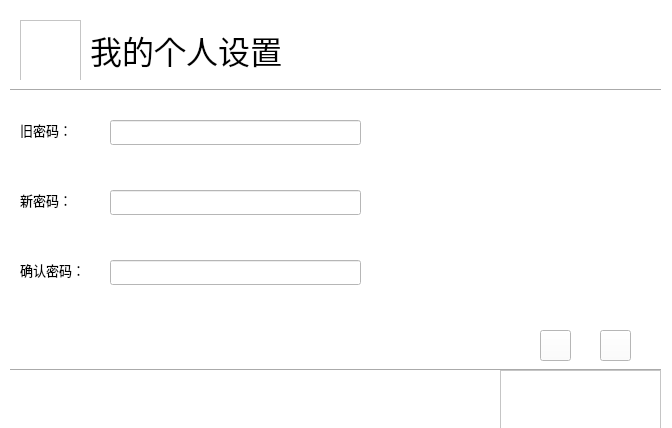
<?xml version="1.0" encoding="UTF-8"?>
<ui version="4.0">
 <class>ModifyPswd</class>
 <widget class="QWidget" name="ModifyPswd">
  <property name="geometry">
   <rect>
    <x>0</x>
    <y>0</y>
    <width>672</width>
    <height>428</height>
   </rect>
  </property>
  <property name="minimumSize">
   <size>
    <width>672</width>
    <height>428</height>
   </size>
  </property>
  <property name="maximumSize">
   <size>
    <width>672</width>
    <height>428</height>
   </size>
  </property>
  <property name="windowTitle">
   <string>修改密码</string>
  </property>
  <property name="styleSheet">
   <string notr="true">background-color: rgb(255, 255, 255);</string>
  </property>
  <widget class="QGraphicsView" name="graphicsView">
   <property name="geometry">
    <rect>
     <x>20</x>
     <y>20</y>
     <width>61</width>
     <height>61</height>
    </rect>
   </property>
   <property name="minimumSize">
    <size>
     <width>61</width>
     <height>61</height>
    </size>
   </property>
   <property name="maximumSize">
    <size>
     <width>61</width>
     <height>61</height>
    </size>
   </property>
   <property name="styleSheet">
    <string notr="true">border-image:url(:/pic/Settings_1366px_1181299_easyicon.net.png)</string>
   </property>
  </widget>
  <widget class="QLabel" name="label">
   <property name="geometry">
    <rect>
     <x>90</x>
     <y>20</y>
     <width>251</width>
     <height>61</height>
    </rect>
   </property>
   <property name="minimumSize">
    <size>
     <width>251</width>
     <height>61</height>
    </size>
   </property>
   <property name="maximumSize">
    <size>
     <width>251</width>
     <height>61</height>
    </size>
   </property>
   <property name="styleSheet">
    <string notr="true">font: 28pt &quot;微软雅黑&quot;;</string>
   </property>
   <property name="text">
    <string>&lt;html&gt;&lt;head/&gt;&lt;body&gt;&lt;p&gt;&lt;span style=&quot; font-size:24pt;&quot;&gt;我的个人设置&lt;/span&gt;&lt;/p&gt;&lt;/body&gt;&lt;/html&gt;</string>
   </property>
  </widget>
  <widget class="Line" name="line">
   <property name="geometry">
    <rect>
     <x>10</x>
     <y>80</y>
     <width>651</width>
     <height>20</height>
    </rect>
   </property>
   <property name="minimumSize">
    <size>
     <width>651</width>
     <height>20</height>
    </size>
   </property>
   <property name="maximumSize">
    <size>
     <width>651</width>
     <height>20</height>
    </size>
   </property>
   <property name="orientation">
    <enum>Qt::Horizontal</enum>
   </property>
  </widget>
  <widget class="QLabel" name="label_2">
   <property name="geometry">
    <rect>
     <x>20</x>
     <y>120</y>
     <width>81</width>
     <height>21</height>
    </rect>
   </property>
   <property name="minimumSize">
    <size>
     <width>81</width>
     <height>21</height>
    </size>
   </property>
   <property name="maximumSize">
    <size>
     <width>81</width>
     <height>21</height>
    </size>
   </property>
   <property name="styleSheet">
    <string notr="true">font: 18pt &quot;微软雅黑&quot;;</string>
   </property>
   <property name="text">
    <string>&lt;html&gt;&lt;head/&gt;&lt;body&gt;&lt;p&gt;&lt;span style=&quot; font-size:10pt;&quot;&gt;旧密码：&lt;/span&gt;&lt;/p&gt;&lt;/body&gt;&lt;/html&gt;</string>
   </property>
  </widget>
  <widget class="QLabel" name="label_3">
   <property name="geometry">
    <rect>
     <x>20</x>
     <y>190</y>
     <width>71</width>
     <height>21</height>
    </rect>
   </property>
   <property name="minimumSize">
    <size>
     <width>71</width>
     <height>21</height>
    </size>
   </property>
   <property name="maximumSize">
    <size>
     <width>71</width>
     <height>21</height>
    </size>
   </property>
   <property name="styleSheet">
    <string notr="true">font: 16pt &quot;微软雅黑&quot;;</string>
   </property>
   <property name="text">
    <string>&lt;html&gt;&lt;head/&gt;&lt;body&gt;&lt;p&gt;&lt;span style=&quot; font-size:10pt;&quot;&gt;新密码：&lt;/span&gt;&lt;/p&gt;&lt;/body&gt;&lt;/html&gt;</string>
   </property>
  </widget>
  <widget class="QLabel" name="label_4">
   <property name="geometry">
    <rect>
     <x>20</x>
     <y>260</y>
     <width>91</width>
     <height>21</height>
    </rect>
   </property>
   <property name="minimumSize">
    <size>
     <width>91</width>
     <height>21</height>
    </size>
   </property>
   <property name="maximumSize">
    <size>
     <width>91</width>
     <height>21</height>
    </size>
   </property>
   <property name="styleSheet">
    <string notr="true">font: 18pt &quot;微软雅黑&quot;;</string>
   </property>
   <property name="text">
    <string>&lt;html&gt;&lt;head/&gt;&lt;body&gt;&lt;p&gt;&lt;span style=&quot; font-size:10pt;&quot;&gt;确认密码：&lt;/span&gt;&lt;/p&gt;&lt;/body&gt;&lt;/html&gt;</string>
   </property>
  </widget>
  <widget class="QPushButton" name="BackButton">
   <property name="geometry">
    <rect>
     <x>540</x>
     <y>330</y>
     <width>31</width>
     <height>31</height>
    </rect>
   </property>
   <property name="minimumSize">
    <size>
     <width>31</width>
     <height>31</height>
    </size>
   </property>
   <property name="maximumSize">
    <size>
     <width>31</width>
     <height>31</height>
    </size>
   </property>
   <property name="styleSheet">
    <string notr="true">font: 13pt &quot;圆体-简&quot;;
border-image: url(:/pic/yes_200px_1188209_easyicon.net.png);</string>
   </property>
   <property name="text">
    <string/>
   </property>
   <property name="shortcut">
    <string>Return</string>
   </property>
  </widget>
  <widget class="QPushButton" name="CancelButton">
   <property name="geometry">
    <rect>
     <x>600</x>
     <y>330</y>
     <width>31</width>
     <height>31</height>
    </rect>
   </property>
   <property name="minimumSize">
    <size>
     <width>31</width>
     <height>31</height>
    </size>
   </property>
   <property name="maximumSize">
    <size>
     <width>31</width>
     <height>31</height>
    </size>
   </property>
   <property name="styleSheet">
    <string notr="true">font: 13pt &quot;圆体-简&quot;;
border-image: url(:/pic/Cancel_110px_1190738_easyicon.net.png);</string>
   </property>
   <property name="text">
    <string/>
   </property>
   <property name="shortcut">
    <string>Esc</string>
   </property>
  </widget>
  <widget class="Line" name="line_2">
   <property name="geometry">
    <rect>
     <x>10</x>
     <y>360</y>
     <width>651</width>
     <height>21</height>
    </rect>
   </property>
   <property name="minimumSize">
    <size>
     <width>651</width>
     <height>21</height>
    </size>
   </property>
   <property name="maximumSize">
    <size>
     <width>651</width>
     <height>21</height>
    </size>
   </property>
   <property name="orientation">
    <enum>Qt::Horizontal</enum>
   </property>
  </widget>
  <widget class="QGraphicsView" name="graphicsView_2">
   <property name="geometry">
    <rect>
     <x>500</x>
     <y>370</y>
     <width>161</width>
     <height>61</height>
    </rect>
   </property>
   <property name="minimumSize">
    <size>
     <width>161</width>
     <height>61</height>
    </size>
   </property>
   <property name="maximumSize">
    <size>
     <width>161</width>
     <height>61</height>
    </size>
   </property>
   <property name="styleSheet">
    <string notr="true">border-image: url(:/pic/wild)</string>
   </property>
  </widget>
  <widget class="QLineEdit" name="lineEdit">
   <property name="geometry">
    <rect>
     <x>110</x>
     <y>120</y>
     <width>251</width>
     <height>25</height>
    </rect>
   </property>
   <property name="styleSheet">
    <string notr="true"/>
   </property>
   <property name="echoMode">
    <enum>QLineEdit::Password</enum>
   </property>
  </widget>
  <widget class="QLineEdit" name="lineEdit_2">
   <property name="geometry">
    <rect>
     <x>110</x>
     <y>190</y>
     <width>251</width>
     <height>25</height>
    </rect>
   </property>
   <property name="styleSheet">
    <string notr="true"/>
   </property>
   <property name="echoMode">
    <enum>QLineEdit::Password</enum>
   </property>
  </widget>
  <widget class="QLineEdit" name="lineEdit_3">
   <property name="geometry">
    <rect>
     <x>110</x>
     <y>260</y>
     <width>251</width>
     <height>25</height>
    </rect>
   </property>
   <property name="styleSheet">
    <string notr="true"/>
   </property>
   <property name="echoMode">
    <enum>QLineEdit::Password</enum>
   </property>
  </widget>
  <zorder>graphicsView</zorder>
  <zorder>label</zorder>
  <zorder>line</zorder>
  <zorder>label_2</zorder>
  <zorder>label_3</zorder>
  <zorder>label_4</zorder>
  <zorder>line_2</zorder>
  <zorder>graphicsView_2</zorder>
  <zorder>BackButton</zorder>
  <zorder>CancelButton</zorder>
  <zorder>lineEdit</zorder>
  <zorder>lineEdit_2</zorder>
  <zorder>lineEdit_3</zorder>
 </widget>
 <resources/>
 <connections/>
</ui>
